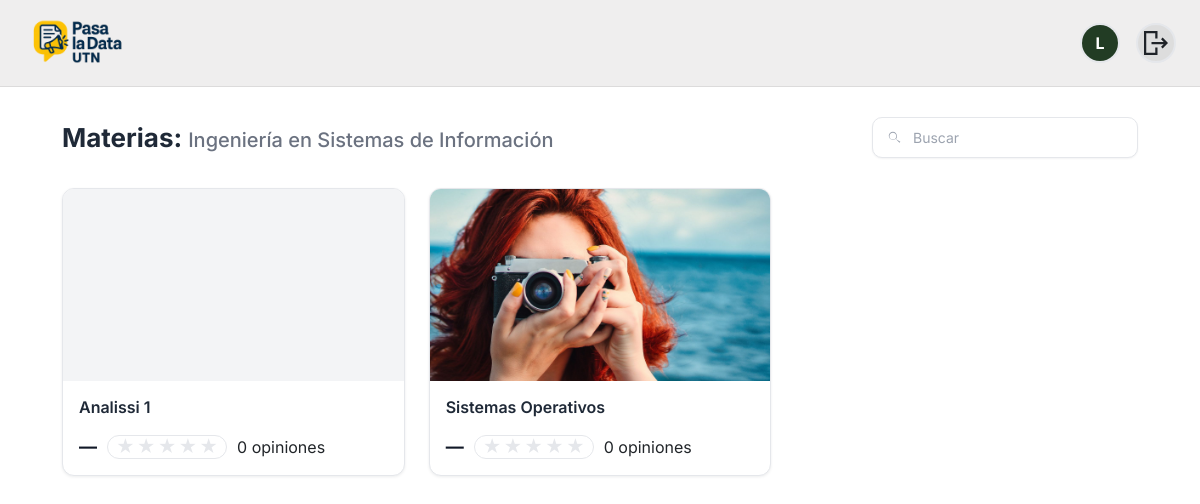
/academics/subjects/1/ (signed in), run on the app's committed database.
### people/models.py (models this page shows, shortened)
class User(AbstractUser):
    class Role(models.TextChoices):
        ALUMNO = "ALU", "Alumno"
        PROFESOR = "PRO", "Profesor"
        ADMIN = "ADM", "Administrador"
    rol = models.CharField(max_length=3, choices=Role.choices)
    legajo = models.CharField(max_length=20, unique=True, null=True, blank=True)  # solo alumnos
    username = models.CharField(max_length=150, blank=True, default='')
    imagen_perfil = models.ImageField(
        upload_to="profiles/", null=True, blank=True
    )

### academics/models.py (models this page shows, shortened)
class Department(models.Model):
    nombre = models.CharField(max_length=120, unique=True)
    imagen = models.ImageField(upload_to="departments/", blank=True, null=True)
    icono = models.CharField(max_length=4096, blank=True, null=True)
    created_at = models.DateTimeField(auto_now_add=True)
    class Meta:
        ordering = ["nombre"]

class Materia(models.Model):
    nombre = models.CharField(max_length=120, unique=True)
    eliminado = models.BooleanField(default=False)
    departamento = models.ForeignKey(Department, on_delete=models.CASCADE, related_name="materias")
    descripcion = models.TextField(blank=True, null=True)
    icono = models.CharField(max_length=4096, blank=True, null=True)
    imagen = models.ImageField(upload_to="materias/", blank=True, null=True)
    created_at = models.DateTimeField(auto_now_add=True)
    class Meta:
        ordering = ["nombre"]

### academics/views.py (the view)
# urls.py: path("subjects/<int:department_id>/", views.MateriasListView.as_view(), name="subjects_by_dept"),
class MateriasListView(LoginRequiredMixin, ListView):
    template_name = "academics/materias.html"
    context_object_name = "subjects"
    model = Materia
    def get_queryset(self):
        self.department = get_object_or_404(Department, pk=self.kwargs["department_id"])
        avg_sq = (ResenaItem.objects
                  .filter(target_type="MATERIA", materia_id=OuterRef('pk'))
                  .values('materia_id')
                  .annotate(avg=Avg('puntuacion'))
                  .values('avg')[:1])
        cnt_sq = (ResenaItem.objects
                  .filter(target_type="MATERIA", materia_id=OuterRef('pk'))
                  .values('materia_id')
                  .annotate(cnt=Count('id'))
                  .values('cnt')[:1])
        return (Materia.objects
                .filter(departamento_id=self.department.pk, eliminado=False)
                .select_related("departamento")
                .annotate(
                    avg_rating=Coalesce(Subquery(avg_sq, output_field=FloatField()), Value(0.0)),
                    opiniones_cnt=Coalesce(Subquery(cnt_sq, output_field=IntegerField()), Value(0)),
                )
                .order_by("nombre"))
    def get_context_data(self, **kwargs):
        ctx = super().get_context_data(**kwargs)
        ctx["department"] = self.department
        ctx["current_year"] = timezone.now().year
        for d in ctx["subjects"]:
            promedio = float(getattr(d, "avg_rating", 0.0) or 0.0)
            cantidad = int(getattr(d, "opiniones_cnt", 0) or 0)
            full_stars = max(0, min(5, int(round(promedio)))) if cantidad else 0
            d.rating = {
                "score": f"{promedio:.1f}" if cantidad else "—",
                "count_text": _count_text(cantidad),
                "full_stars": full_stars,
            }
        return ctx

### academics/views.py (called while the page is built)
def _count_text(n: int) -> str:
        return f"{n} opiniones" if n < 1000 else f"{n/1000:.1f} k opiniones"

### academics/templates/academics/materias.html (shortened to what this page needs)
{% extends "base.html" %}
{% load static %}
{% block extra_head %}
<link rel="stylesheet" href="{% static 'academics/css/departamento.css' %}">
{% endblock %}
{% block content %}
<div class="aa-container">
  <div class="aa-toolbar">
    <div class="aa-titles">
  <h2 class="aa-h2">Materias:</h2>
  <h2 class="aa-subh2">{{ department.nombre }}</h2>
</div>
    <div class="aa-search">
      <svg viewBox="0 0 24 24" aria-hidden="true">
        <path
          d="M15.5 14h-.79l-.28-.27a6.471 6.471 0 0 0 1.57-4.23C15.99 6.01 13.48 3.5 10.5 3.5S5 6.01 5 9s2.51 5.5 5.5 5.5c1.61 0 3.09-.59 4.23-1.57l.27.28v.79l4.25 4.25 1.27-1.27L15.5 14Zm-5 0C8.01 14 6 11.99 6 9.5S8.01 5 10.5 5 15 7.01 15 9.5 12.99 14 10.5 14Z" />
      </svg>
      <input id="search" type="text" placeholder="Buscar" autocomplete="off">
    </div>
  </div>
  <section id="grid" class="aa-grid">
   {% for d in subjects %}
  {% url 'academics:materia_comisiones' d.id current_year as subj_url %}
  {% include "academics/Components/card.html" with title=d.nombre image_url=d.imagen icon=d.icono badge=d.badge rating=d.rating opinions=d.opiniones href=subj_url new_tab=False %}
{% endfor %}
  </section>
</div>
{% endblock %}

### templates/partials/_navbar.html
{% load static %}
<header class="navbar">
  <div class="navbar__inner container-narrow">
    <a class="navbar__brand"
       href="{% if request.user.is_authenticated and request.user.rol == 'ADM' %}
                {% url 'academics:admin_panel' %}
              {% else %}
                {% url 'academics:home' %}
              {% endif %}">
      <img class="navbar__logo" src="{% static 'img/logo.png' %}" alt="Pasa la Data UTN">
    </a>
    <div class="navbar__right">
      {% if request.user.is_authenticated %}
        {% if request.user.rol != "ADM" %}
          <a class="nav-avatar" href="{% url 'people:perfil' %}" title="Mi perfil">
            {% if request.user.imagen_perfil %}
              <img src="{{ request.user.imagen_perfil.url }}" alt="Foto de perfil">
            {% else %}
              <span class="nav-avatar__fallback">
                {{ request.user.get_short_name|default:request.user.username|slice:":1"|upper }}
              </span>
            {% endif %}
          </a>
        {% endif %}
        <a class="nav-avatar" href="{% url 'people:logout' %}" title="Cerrar sesión">
          <img src="{% static 'img/logout.svg' %}" alt="Cerrar sesión" class="logout-icon">
        </a>
      {% else %}
        <a class="btn btn-light btn-sm" href="{% url 'people:register' %}">Registrate</a>
        <a class="btn btn-light btn-sm" href="{% url 'people:login' %}">Iniciar sesión</a>
      {% endif %}
    </div>
  </div>
</header>

### academics/templates/academics/Components/card.html (shortened to what this page needs)
{% load static %}
{% block extra_head %}
<link rel="stylesheet" href="{% static 'academics/css/card.css' %}">
{% endblock %}
    <a class="aa-card" href="{{ href }}" data-name="{{ title|lower }}"
    {% if new_tab %}target="_blank" rel="noopener"{% endif %}>
        <div class="aa-thumb">
    {% if image_url %}
      {% if image_url.url %}
        <img src="{{ image_url.url }}" alt="{{ title }}"
             onerror="this.closest('.aa-thumb').classList.add('aa-thumb-placeholder'); this.remove();">
      {% elif image_url|slice:":4" == "<svg" %}
        <div class="aa-thumb-svg">{{ image_url|safe }}</div>
      {% else %}
        <img src="{{ image_url }}" alt="{{ title }}"
             onerror="this.closest('.aa-thumb').classList.add('aa-thumb-placeholder'); this.remove();">
      {% endif %}
    {% else %}
      <div class="aa-thumb-placeholder"></div>
    {% endif %}
  </div>
  <div class="aa-body">
        <h3 class="aa-title">{{ title }}</h3>
                {% if rating %}
    <div class="pp-rating-row">
        <span class="pp-score">{{ rating.score }}</span>
        <span class="pp-stars-pill">
        <span class="pp-stars" aria-label="rating">
            {% for i in "12345" %}
            {% if forloop.counter <= rating.full_stars %}
                <i>★</i>
            {% else %}
                <i class="off">★</i>
            {% endif %}
            {% endfor %}
        </span>
        </span>
        <span class="pp-opiniones">{{ rating.count_text }}</span>
    </div>
    {% endif %}
        </div>
    </a>

### static/css/app.css (style rules this page uses)
html, body { margin: 0; padding: 0; }
header.navbar { background: #efeeee; position: sticky; top: 0; z-index: 50; border-bottom: 1px solid rgba(0,0,0,.08); width: 100%; margin: 0; border-radius: 0 !important; }
.container-narrow { max-width: none; width: 100%; padding: 0 24px; box-sizing: border-box; }
.navbar__inner { display: flex; align-items: center; height: 70px; }
.navbar__brand { display: flex; align-items: center; }
.navbar__logo { height: 105px; width: auto; display: block; object-fit: contain; }
.navbar__right { margin-left: auto; display: flex; align-items: center; gap: 16px; }
:root { --font-ui: "Inter", system-ui, -apple-system, "Segoe UI", Roboto, Helvetica, Arial, sans-serif; }
html { font-family: var(--font-ui) !important; line-height: 1.5; }
body, input, select, textarea, button { font-family: inherit !important; }
*, *::before, *::after { font-kerning: normal; }
header.navbar .nav-avatar { width: 40px; height: 40px; border-radius: 50%; overflow: hidden; display: inline-flex; align-items: center; justify-content: center; text-decoration: none; background: #ddd; color: #333; border: 2px solid #e5e7eb; flex-shrink: 0; }
header.navbar .nav-avatar > img { width: 100%; height: 100%; display: block; object-fit: cover; object-position: center; }
header.navbar .nav-avatar__fallback { width: 100%; height: 100%; display: inline-flex; align-items: center; justify-content: center; font-weight: 700; font-size: 16px; color: #fff; background: #223C24; }

### academics/static/academics/css/departamento.css (style rules this page uses)
.aa-container { max-width: 1200px; margin: 0 auto; padding: 30px 20px; }
.aa-toolbar { display: flex; align-items: center; justify-content: space-between; gap: 16px; margin-bottom: 30px; }
.aa-toolbar h2 { margin: 0; font-weight: 700; font-size: 28px; color: #1f2937; }
.aa-search { display: flex; align-items: center; gap: 8px; border: 1px solid #e5e7eb; border-radius: 10px; padding: 8px 12px; min-width: 260px; background: #fff; box-shadow: 0 1px 2px rgba(16,24,40,.05); }
.aa-search svg { width: 18px; height: 18px; flex: 0 0 auto; fill: #9ca3af; }
.aa-search input { border: 0; outline: 0; width: 100%; background: transparent; font-size: 14px; }
.aa-search input::placeholder { color: #9ca3af; }
.aa-grid { display: grid; grid-template-columns: repeat(auto-fill, minmax(280px, 1fr)); gap: 24px; margin-top: 8px; }
.aa-card { display: flex; flex-direction: column; background: #fff; border-radius: 12px; border: 1px solid #e5e7eb; box-shadow: 0 1px 3px rgba(16,24,40,.08); text-decoration: none; color: inherit; overflow: hidden; transition: transform .18s ease, box-shadow .18s ease; }
.aa-thumb { position: relative; width: 100%; padding-top: 56.25%; overflow: hidden; background: #f3f4f6; }
.aa-thumb img { position: absolute; top: 0; left: 0; width: 100%; height: 100%; object-fit: cover; }
.aa-body { padding: 16px; display: flex; flex-direction: column; align-items: flex-start; text-align: left; }
.aa-title { margin: 0; font-size: 16px; font-weight: 600; color: #1f2937; }
.aa-toolbar .aa-titles { display: inline-flex; align-items: baseline; gap: 6px; }
.aa-toolbar .aa-h2 { margin: 0; font-weight: 700; font-size: 26px; color: #1f2937; }
.aa-toolbar .aa-subh2 { margin: 0; font-weight: 500; font-size: 20px; color: #6b7280; }

### data on the page
User: user.get_short_name "L"
Department: nombre "Ingeniería en Sistemas de Información"
Materia: nombre "Analissi 1", score "—", count_text "0 opiniones"
Materia: nombre "Sistemas Operativos", score "—", count_text "0 opiniones"
